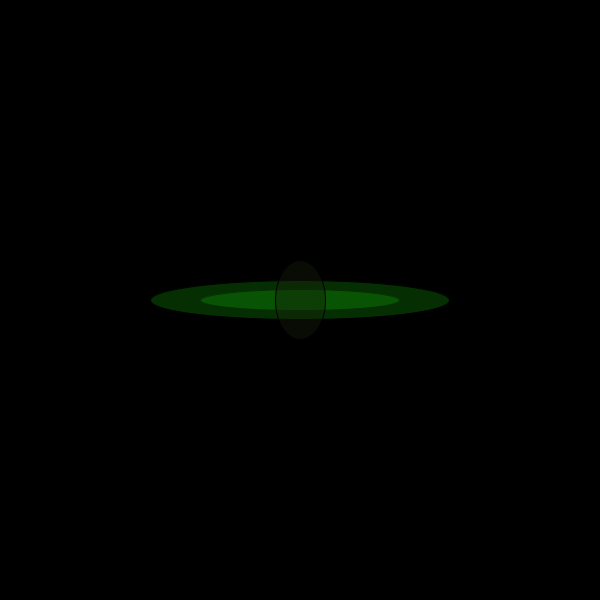
Frame 1 (no input)
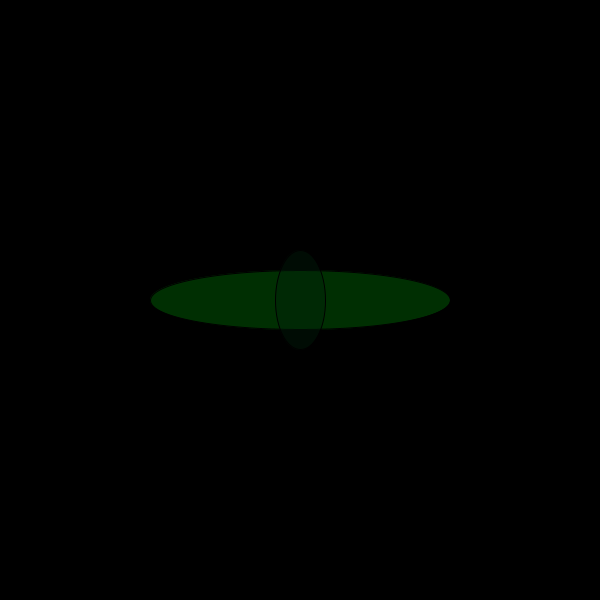
Frame 60 (the mouse pressed at the canvas centre just before this capture)
Frame 120 (the mouse held since frame 60 and released just before this capture): identical to frame 60, image omitted

The Processing sketch that drew these frames (run headless with seeded random() and noise(); from frame 60 on, the mouse is pressed at the canvas centre):

// Processing sketch: processing_163095
// ── processing_163095.pde

float radius = 200;
float curDeg = 0;

void setup()
{
  size(600,600);
  frameRate(36);
}
void draw()
  {
    background(0);
    translate(width/2, height/2);
    
    curDeg += 6;
    float rad= radians(curDeg);
    float x= radius * cos(rad);
    float y= radius * sin(rad);
    line(0,0,x,y);
    
    stroke(0);
    fill(y,x,10,60);
    ellipse(0,0, x,y);
    
    fill(y,x,10,60);
    ellipse(0,0,x+100,y-60);
    
    fill(y,x=30,10,100);
    ellipse(0,0,x-80,y-100);
  }
